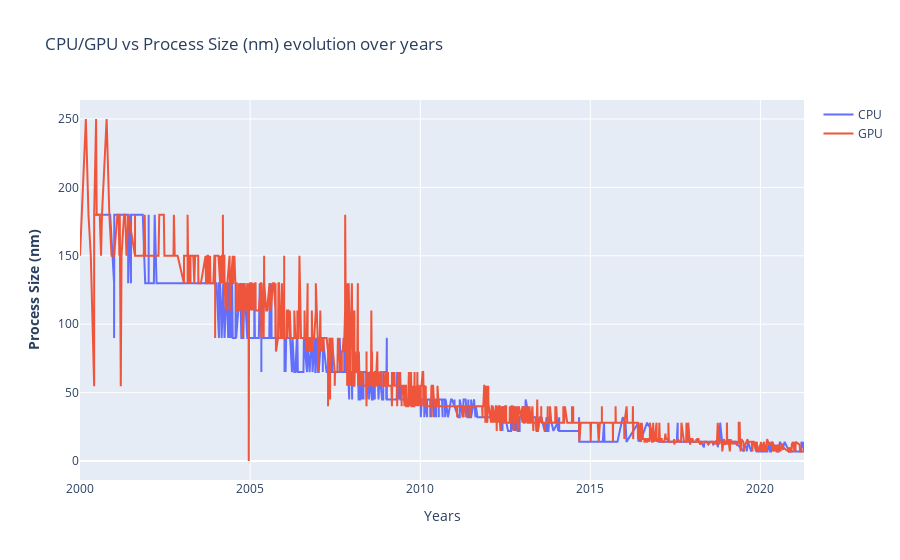

Notebook code for this chart:
### Markdown cell above
### Análise - Proccess Size

### Code cell
fig = make_subplots()

# Add traces
fig.add_trace(
    go.Scatter(x= df_cpu.index, y=df_cpu["Process Size (nm)"] ,name= "CPU")
)

fig.add_trace(
    go.Scatter(x= df_gpu.index,y= df_gpu["Process Size (nm)"], name= "GPU")
)

# Add figure title
fig.update_layout(
    title_text="CPU/GPU vs Process Size (nm) evolution over years"
)

# Set x-axis title
fig.update_xaxes(title_text="Years")

# Set y-axes titles
fig.update_yaxes(title_text="<b>Process Size (nm)</b>", secondary_y=False)

fig.show()

### Figure 1 — Plotly figure (JSON) as saved in the notebook; plotly's stock layout.template omitted (floating-point values rounded to 4 significant figures; data arrays with more than 128 entries replaced by an {"elided": "..."} marker saying what was removed)
{"data": [{"name": "CPU", "type": "scatter", "x": {"elided": "2141 str values"}, "y": {"elided": "2141 int values"}}, {"name": "GPU", "type": "scatter", "x": {"elided": "2601 str values"}, "y": {"elided": "2601 float values"}}], "layout": {"title": {"text": "CPU/GPU vs Process Size (nm) evolution over years"}, "xaxis": {"anchor": "y", "domain": [0, 1], "title": {"text": "Years"}}, "yaxis": {"anchor": "x", "domain": [0, 1], "title": {"text": "<b>Process Size (nm)</b>"}}}}
